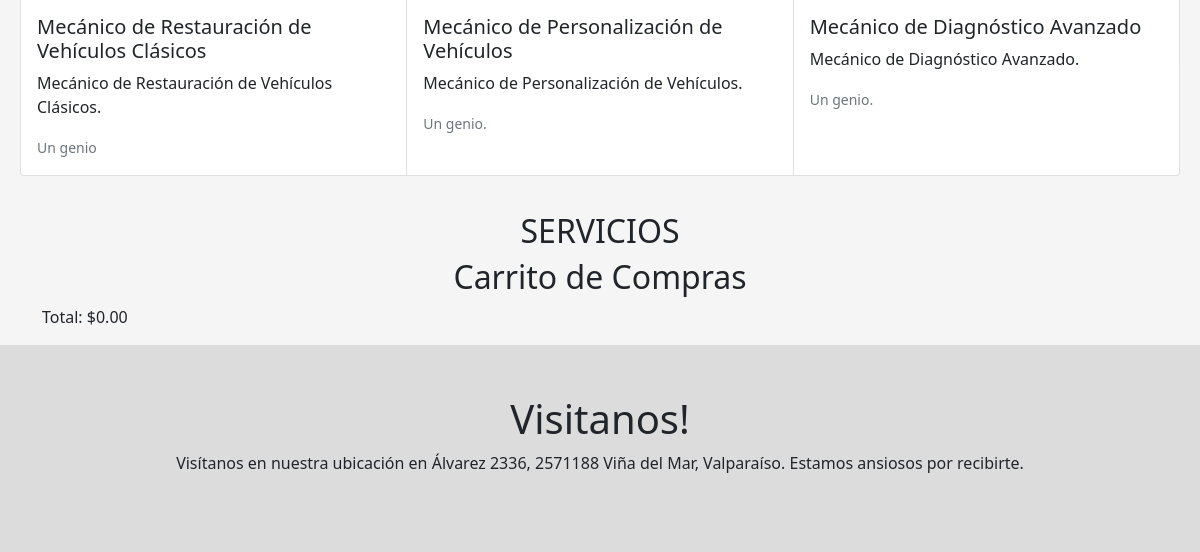
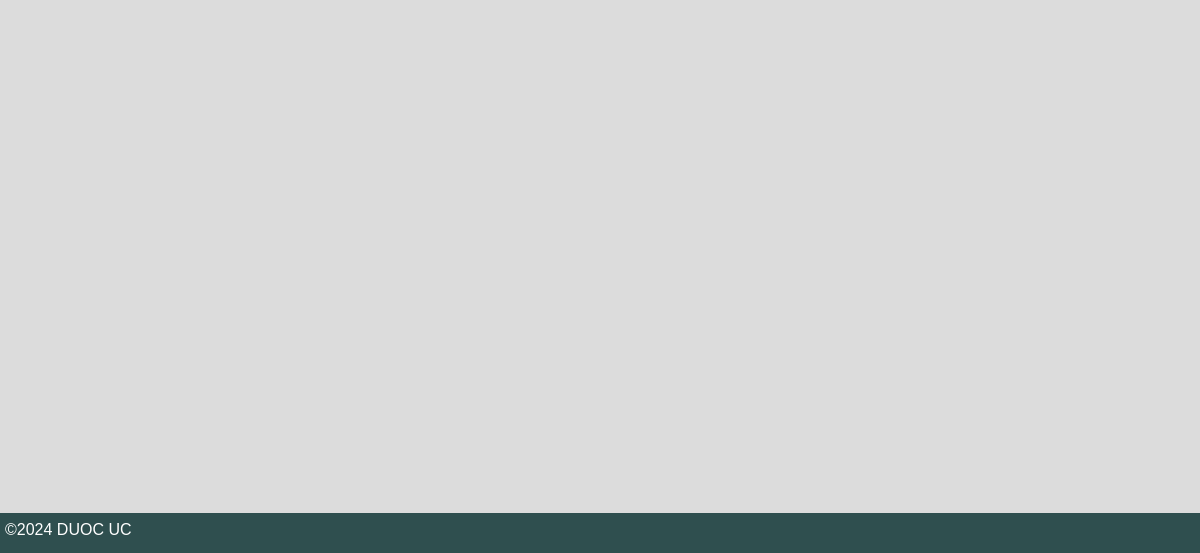
/ (lower part), run on an earlier commit of the app's database (2 pictures, top to bottom).
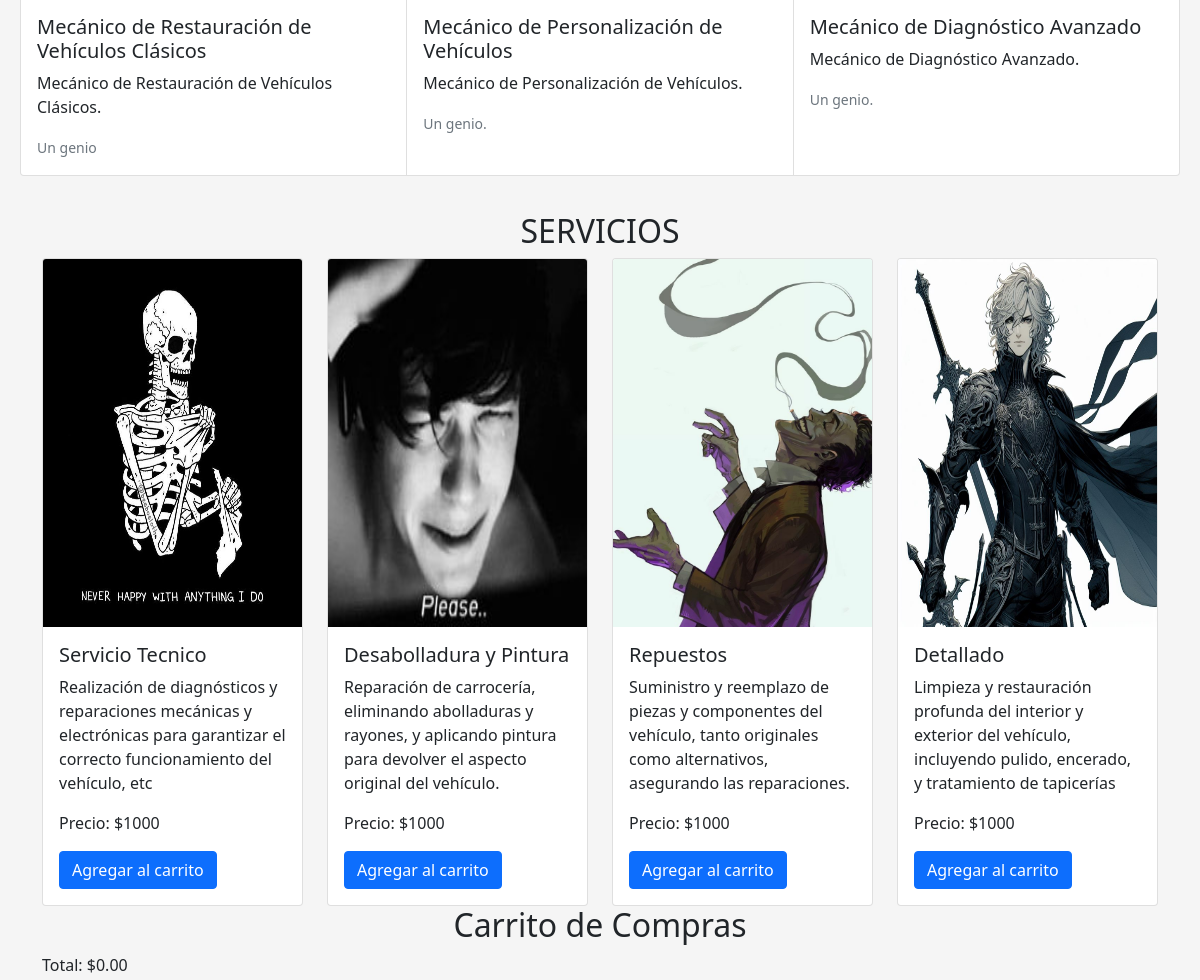
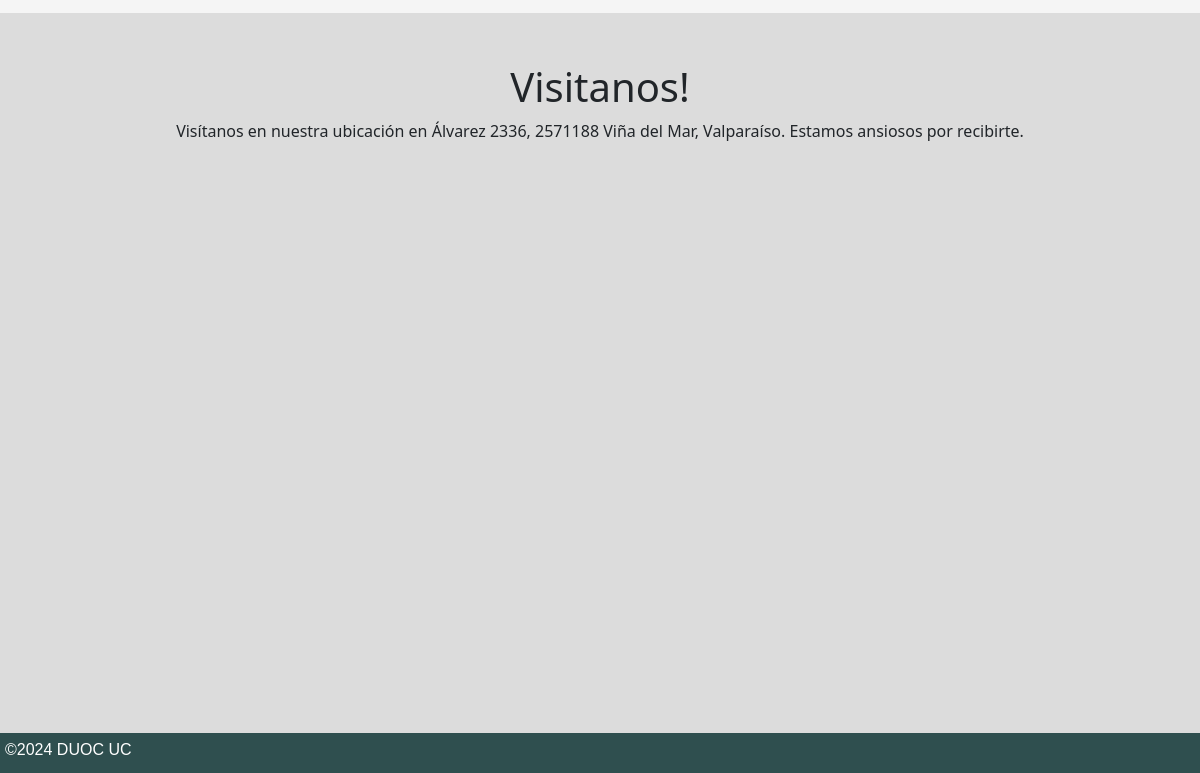
And on a later commit of the database (2 pictures, top to bottom).
### core/models.py (models this page shows, shortened)
class Servicio(models.Model):
    id = models.AutoField(primary_key=True)
    titulo = models.CharField(max_length=30)
    descripcion = models.CharField(max_length=128, null=True, blank=True)
    imagen = models.ImageField(upload_to="core/static/img/serviciosImg")
    precio = models.IntegerField(default=999999)
    fechaSolicitado = models.DateField(null=True, blank=True)

### core/views.py (the view)
# urls.py: 2. Add a URL to urlpatterns:  path('', views.home, name='home')
def home(request):
    dataPosts = Publicacion.objects.all()
    dataServ = Servicio.objects.all()
    context = {'dataPosts': dataPosts, 'dataServ': dataServ}
    return render(request, 'core/index.html', context)

### core/templates/core/index.html (shortened to what this page needs)
<!DOCTYPE html>
<html lang="es">
<head>
    {% load static %}
    <link href="{% static 'css/index.css' %}"  rel="stylesheet">
    <link href="https://cdn.jsdelivr.net/npm/bootstrap@5.0.2/dist/css/bootstrap.min.css" rel="stylesheet">
</head>
<body class="index-body">
{% include 'core/navbar.html' %}
    <section id="miSeccion">
      <div class="card-group">
          <div class="card mb-3">
              <div class="card-body">
                  <h5 class="card-title">Mecánico de Restauración de Vehículos Clásicos</h5>
                  <p class="card-text">Mecánico de Restauración de Vehículos Clásicos.</p>
                  <p class="card-text"><small class="text-muted">Un genio</small></p>
              </div>
          </div>
          <div class="card mb-3">
              <div class="card-body">
                  <h5 class="card-title">Mecánico de Personalización de Vehículos</h5>
                  <p class="card-text">Mecánico de Personalización de Vehículos.</p>
                  <p class="card-text"><small class="text-muted">Un genio.</small></p>
              </div>
          </div>
          <div class="card mb-3">
              <div class="card-body">
                  <h5 class="card-title">Mecánico de Diagnóstico Avanzado</h5>
                  <p class="card-text"> Mecánico de Diagnóstico Avanzado.</p>
                  <p class="card-text"><small class="text-muted">Un genio.</small></p>
              </div>
          </div>
      </div>
  </section>
  <section id="servicios">
    <div class="container">
        <h2 class="text-center">SERVICIOS</h2>
        <div class="row">
          {% for serv in dataServ %}
            <div class="col-md-3">
              <div class="card">
                  <img src="../{{serv.imagen|cut:'core/'}}" class="card-img-top" alt="{{serv.titulo}}" width="1000px" height="368px">
                  <div class="card-body">
                      <h5 class="card-title">{{serv.titulo}}</h5>
                      <p class="card-text">{{serv.descripcion}}</p>
                      <p class="card-text">Precio: ${{serv.precio}}</p>
                      <button class="btn btn-primary add-to-cart" data-id="1" data-name="{{serv.titulo}}" data-price="{{serv.precio}}">Agregar al carrito</button>
                  </div>
              </div>
            </div>
          {% endfor %}
        </div>
    </div>
</section>
<section id="carrito">
    <h2 class="text-center">Carrito de Compras</h2>
    <div class="container">
        <p class="text-right">Total: $<span class="cart-total">0.00</span></p>
    </div>
</section>
    <section id="mapa-seccion">
      <h1 class="text-center"> Visitanos!</h1>
      <p class="text-center"> Visítanos en nuestra ubicación en Álvarez 2336, 2571188 Viña del Mar, Valparaíso. Estamos ansiosos por recibirte.</p>
      <br>
      <div id="map"></div>
    </section>
    <footer>
      ©2024 DUOC UC
    </footer>
</body>
</html>

### core/templates/core/navbar.html (shortened to what this page needs)
<!DOCTYPE html>
<html lang="en">
<head>
    {% load static %}
</head>
<body>
</body>
</html>

### core/static/css/index.css (style rules this page uses)
body.index-body { background-color: rgb(245, 245, 245); }
#miSeccion { padding: 20px; }
#miSeccion .card-group { margin: 0 auto; max-width: 1200px; }
#mapa-seccion { padding: 50px 0; background-color: #dcdcdc; }
#map { width: 90%; max-width: 1200px; height: 500px; margin: 0 auto; }
footer { background-color: darkslategray; height: 5vh; color: white; padding: 5px; align-items: center; font-family: 'Franklin Gothic Medium', 'Arial Narrow', Arial, sans-serif; }

What changed in the data, as far as the page shows it:
added Servicio: imagen (picture), titulo "Servicio Tecnico", descripcion "Realización de diagnósticos y reparaciones mecánicas y electrónicas para garantizar el correcto funcionamiento del vehículo, etc", precio "1000"
added Servicio: imagen (picture), titulo "Desabolladura y Pintura", descripcion "Reparación de carrocería, eliminando abolladuras y rayones, y aplicando pintura para devolver el aspecto original del vehículo.", precio "1000"
added Servicio: imagen (picture), titulo "Repuestos", descripcion "Suministro y reemplazo de piezas y componentes del vehículo, tanto originales como alternativos, asegurando las reparaciones.", precio "1000"
added Servicio: imagen (picture), titulo "Detallado", descripcion "Limpieza y restauración profunda del interior y exterior del vehículo, incluyendo pulido, encerado, y tratamiento de tapicerías", precio "1000"
